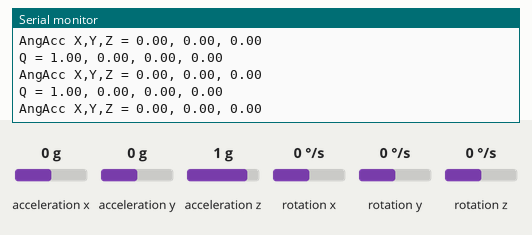
Simulated run of this sketch. Board: Raspberry Pi Pico. Parts: the last lines printed to the serial monitor. Wiring (inferred from the names in the program): MPU-6050 motion sensor at I2C address 0x68. The test bench sets the inputs (shaded band); at power-on: acceleration x 0 g, acceleration y 0 g, acceleration z 1 g, rotation x 0 °/s, rotation y 0 °/s, rotation z 0 °/s.

Above: at 8.4 s.
8.5 s: acceleration x set to -1.4 g
At 8.53 s:
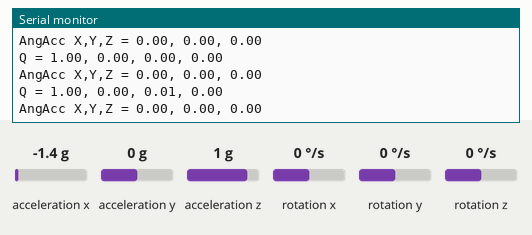
10.0 s: acceleration y set to -1.4 g
At 10.06 s:
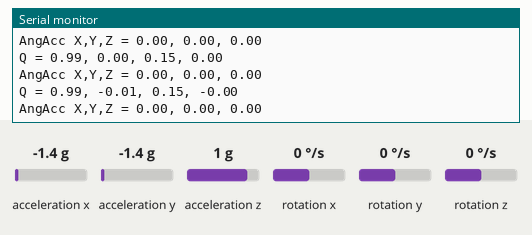
11.5 s: acceleration z set to -1.4 g
At 12.81 s:
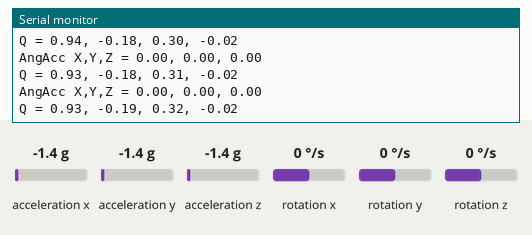
13.0 s: rotation x set to -192 °/s
At 13.02 s:
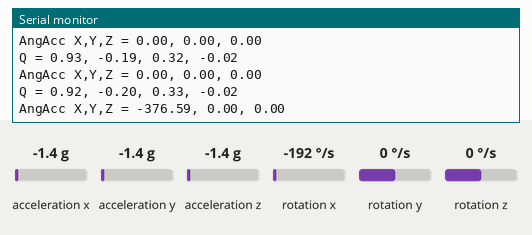
14.5 s: rotation y set to -192 °/s
At 14.55 s:
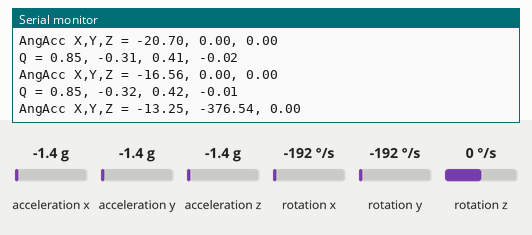
Timing chart, 0 to 17.0 s (numbered marks = the images above; inputs shaded):
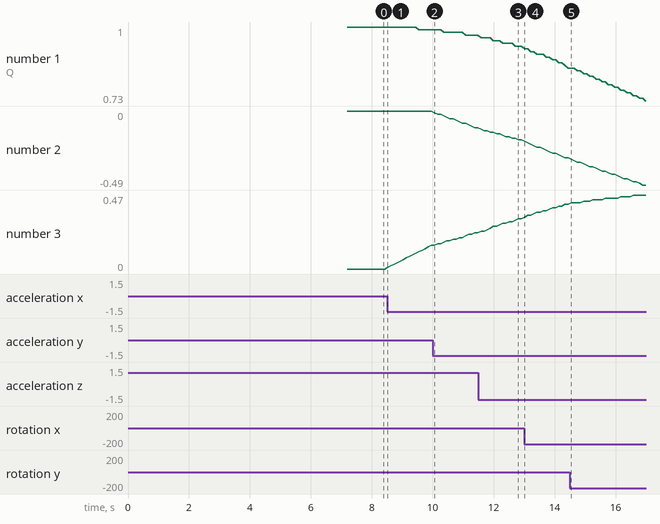

Measured:
- after the input at 8.5 s, the serial monitor: prints a new line at once (image 1)
- after the input at 10.0 s, the serial monitor: prints a new line after 0.06 s (image 2)
- after the input at 11.5 s, the serial monitor: prints a new line after 0.29 s (image 3)
- after the input at 13.0 s, the serial monitor: prints a new line at once (image 4)
- plotted number 1: 1 → 0.99 after the input at 8.5 s, 0.93 → 0.85 after the input at 13.0 s
- plotted number 2: 0 → -0.11 after the input at 10.0 s, -0.19 → -0.31 after the input at 13.0 s
- plotted number 3: 0 → 0.15 after the input at 8.5 s, 0.23 → 0.32 after the input at 11.5 s

The sketch:

singleIMU.ino
```cpp
// Single-IMU (MPU-6050) with Madgwick + EMA-smoothed angular acceleration
// FIX: calibrate GYRO ONLY (do NOT subtract 1g from accel). Feed accel with gravity intact.

#include <Wire.h>
#include <MadgwickAHRS.h>

const uint8_t MPU_ADDR = 0x68;   // AD0 = GND
Madgwick filter;

float gx_off = 0, gy_off = 0, gz_off = 0;   // gyro bias (deg/s) only

float prev_gx = 0, prev_gy = 0, prev_gz = 0; // previous gyro (deg/s)
float angAccX = 0, angAccY = 0, angAccZ = 0; // EMA-smoothed angular accel (deg/s^2)
unsigned long lastTime = 0;

const float kalmanK = 0.2f;      // EMA factor for angular accel smoothing

// --- IMU helpers ---
void wakeMPU(uint8_t addr) {
  Wire.beginTransmission(addr);
  Wire.write(0x6B);    // PWR_MGMT_1
  Wire.write(0x00);    // Wake from sleep
  Wire.endTransmission();
  delay(100);
}

void readRaw(uint8_t addr, int16_t &ax, int16_t &ay, int16_t &az,
                        int16_t &gx, int16_t &gy, int16_t &gz) {
  Wire.beginTransmission(addr);
  Wire.write(0x3B); // ACCEL_XOUT_H
  Wire.endTransmission(false);
  Wire.requestFrom(addr, (uint8_t)14);
  if (Wire.available() >= 14) {
    ax = (Wire.read() << 8) | Wire.read();
    ay = (Wire.read() << 8) | Wire.read();
    az = (Wire.read() << 8) | Wire.read();
    Wire.read(); Wire.read(); // skip temp
    gx = (Wire.read() << 8) | Wire.read();
    gy = (Wire.read() << 8) | Wire.read();
    gz = (Wire.read() << 8) | Wire.read();
  }
}

// GYRO-ONLY calibration: estimate gyro biases (deg/s). DO NOT touch accelerometer.
void calibrateGyro(uint8_t addr, float &gx_off, float &gy_off, float &gz_off) {
  const int samples = 2000;
  long sum_gx = 0, sum_gy = 0, sum_gz = 0;

  for (int i = 0; i < samples; i++) {
    int16_t ax, ay, az, gx, gy, gz;
    readRaw(addr, ax, ay, az, gx, gy, gz);
    sum_gx += gx; sum_gy += gy; sum_gz += gz;
    delay(2);
  }
  // Convert to deg/s for the bias terms (±250 dps => 131 LSB/(deg/s))
  gx_off = (sum_gx / (float)samples) / 131.0f;
  gy_off = (sum_gy / (float)samples) / 131.0f;
  gz_off = (sum_gz / (float)samples) / 131.0f;
}

// --- Arduino setup/loop ---
void setup() {
  Serial.begin(115200);
  Wire.setSDA(18); Wire.setSCL(19); Wire.begin();

  wakeMPU(MPU_ADDR);
  calibrateGyro(MPU_ADDR, gx_off, gy_off, gz_off);   // <-- only gyro!

  filter.begin(10);       // match ~10 Hz loop below
  lastTime = micros();

  Serial.println("IMU-only system ready (gyro-cal only).\n");
}

void loop() {
  unsigned long now = micros();
  float dt = (now - lastTime) * 1e-6f;
  if (dt > 0.0f) {
    // Read raw IMU
    int16_t ax_i, ay_i, az_i, gx_i, gy_i, gz_i;
    readRaw(MPU_ADDR, ax_i, ay_i, az_i, gx_i, gy_i, gz_i);

    // Accel in g (±2g => 16384 LSB/g). KEEP GRAVITY.
    float ax = ax_i / 16384.0f;
    float ay = ay_i / 16384.0f;
    float az = az_i / 16384.0f;

    // Gyro in deg/s minus bias
    float gxd = (gx_i / 131.0f) - gx_off;
    float gyd = (gy_i / 131.0f) - gy_off;
    float gzd = (gz_i / 131.0f) - gz_off;

    // Angular acceleration via EMA on derivative of gyro (deg/s^2)
    float rawAccX = (gxd - prev_gx) / dt;
    float rawAccY = (gyd - prev_gy) / dt;
    float rawAccZ = (gzd - prev_gz) / dt;
    angAccX = (1 - kalmanK) * angAccX + kalmanK * rawAccX;
    angAccY = (1 - kalmanK) * angAccY + kalmanK * rawAccY;
    angAccZ = (1 - kalmanK) * angAccZ + kalmanK * rawAccZ;
    prev_gx = gxd; prev_gy = gyd; prev_gz = gzd;

    // Madgwick update: gyro in rad/s, accel in g
    filter.updateIMU(gxd * DEG_TO_RAD, gyd * DEG_TO_RAD, gzd * DEG_TO_RAD,
                     ax, ay, az);

    lastTime = now;
  }

  // --- Serial Output ---
  float qw, qx, qy, qz;
  filter.getQuaternion(&qw, &qx, &qy, &qz);
  Serial.print("Q = ");
  Serial.print(qw); Serial.print(", ");
  Serial.print(qx); Serial.print(", ");
  Serial.print(qy); Serial.print(", ");
  Serial.println(qz);

  Serial.print("AngAcc X,Y,Z = ");
  Serial.print(angAccX, 2); Serial.print(", ");
  Serial.print(angAccY, 2); Serial.print(", ");
  Serial.println(angAccZ, 2);

  Serial.println();
  delay(100);  // ~10 Hz loop
}
```
